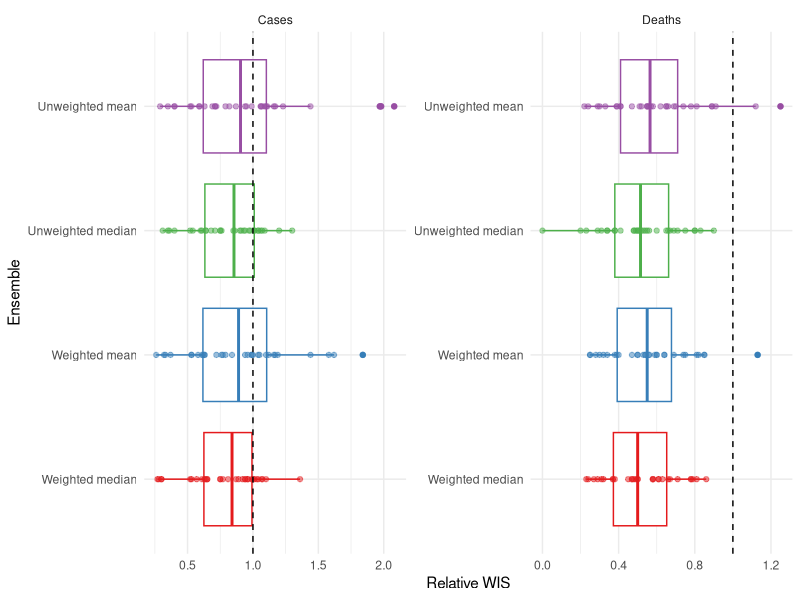
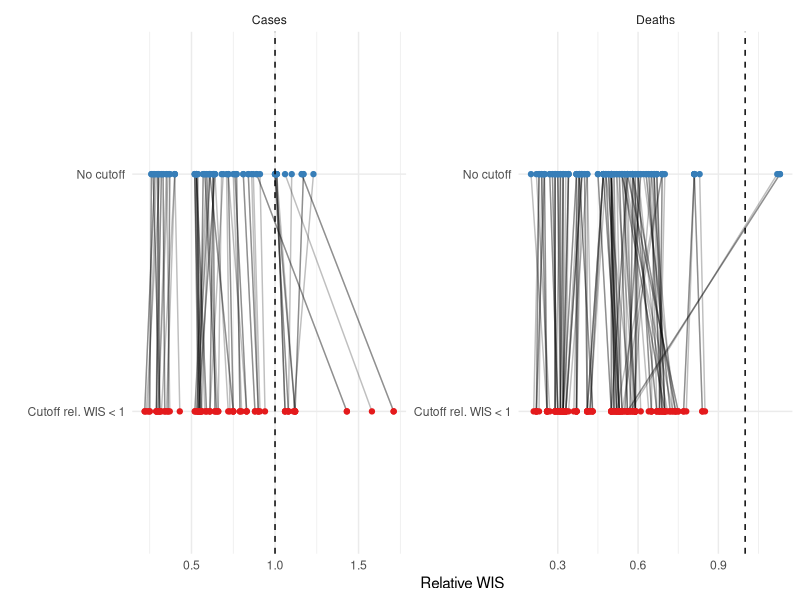
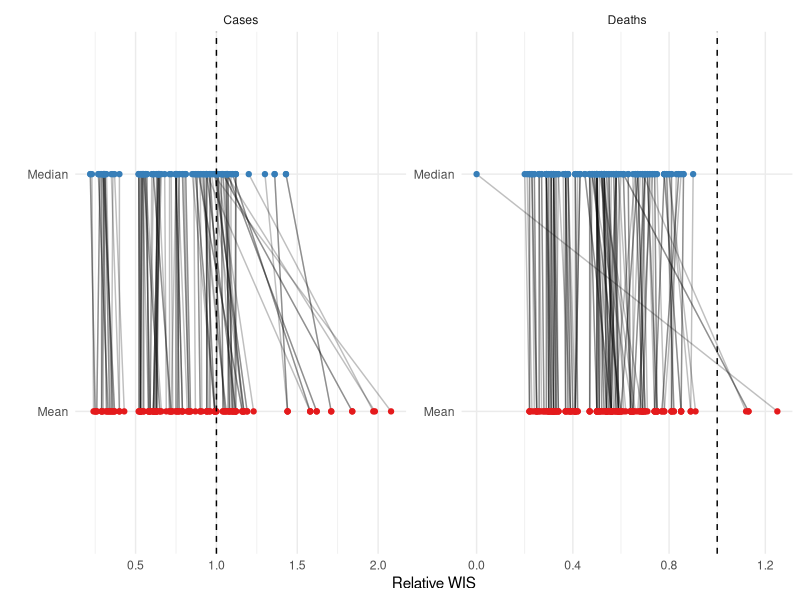
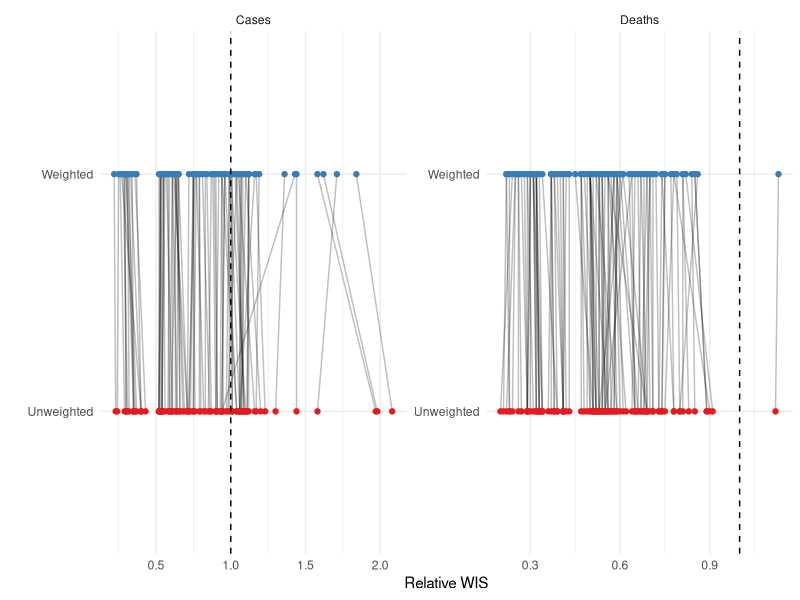
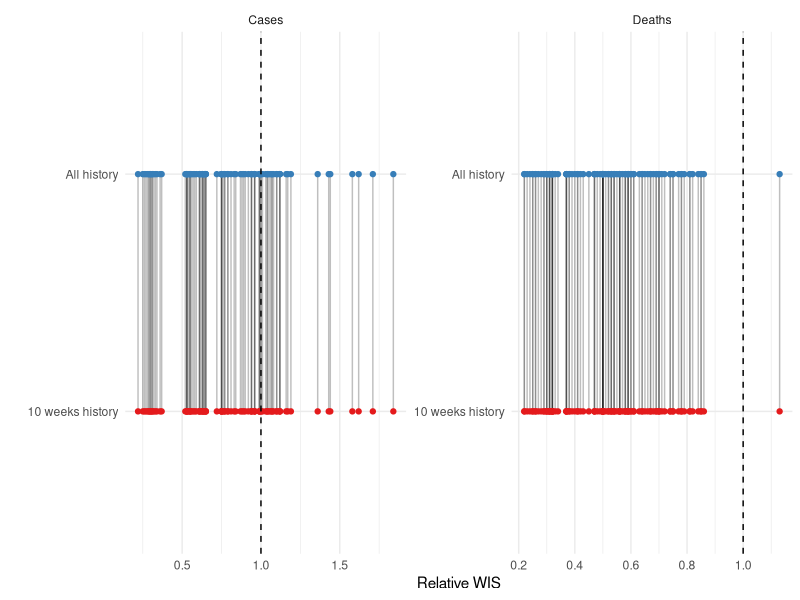
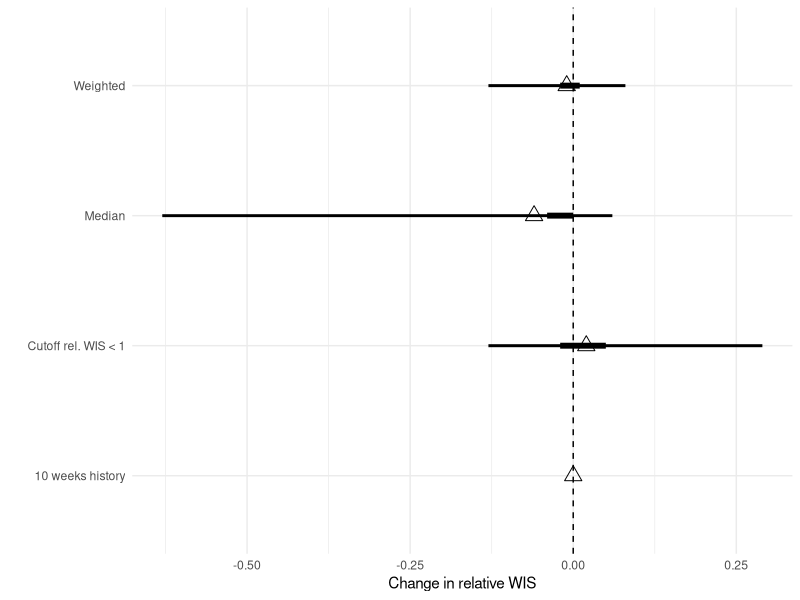

Reproduce these figures in R, in order.
## ---- chunk 1
library(readr)
library(dplyr)
library(ggplot2)
library(here)
library(kableExtra)
library(forcats)
library(tidyr)

table <- read_csv(here::here("evaluation", "weekly-summary", 
			     "evaluation-2021-10-04.csv")) %>%
  filter(grepl("^EuroCOVIDhub-", model)) %>%
  filter(!(model %in% c("EuroCOVIDhub-baseline",
			"EuroCOVIDhub-ensemble"))) %>%
  filter(is.finite(rel_wis)) %>%
  filter(weeks_included == "All") %>%
  mutate(variable = sub("inc ", "", target_variable),
         variable = stringi::stri_trans_totitle(variable),
         variable = paste0(variable, "s"))

main_ensembles <- table %>%
  filter(model %in% c("EuroCOVIDhub-mean",
                      "EuroCOVIDhub-median",
                      "EuroCOVIDhub-All_relative_skill_weighted_mean",
                      "EuroCOVIDhub-All_relative_skill_weighted_median")) %>%
  mutate(model = sub("EuroCOVIDhub-All_relative_skill_weighted_", "Weighted ", model),
         model = sub("EuroCOVIDhub-", "Unweighted ", model))
## ---- chunk 2
plot_table <- main_ensembles %>%
	filter(location != "Overall", horizon == 2,
	       target_variable != "inc hosp") %>%
	mutate(model = factor(model),
	       model = forcats::fct_rev(model))
p <- ggplot(plot_table, aes(x = model, y = rel_wis)) +
  geom_boxplot(aes(colour = model)) +
  geom_point(aes(colour = model), alpha = 0.5) +
  scale_colour_brewer(palette = "Set1") +
  geom_hline(yintercept = 1, linetype = "dashed") +
  xlab("Ensemble") +
  ylab("Relative WIS") +
  theme_minimal() +
  theme(legend.position = "none") +
  facet_wrap(~ variable, scales = "free") +
  coord_flip()
suppressWarnings(print(p))
## ---- chunk 3
main_ensembles %>%
  filter(location == "Overall") %>%
  mutate(horizon = paste(horizon, if_else(horizon == 1, "week", "weeks"))) %>%
  select(model, Target = variable, Horizon = horizon, rel_wis) %>%
  pivot_wider(names_from = "model", values_from = "rel_wis") %>%
  arrange(Target) %>%
  select(-Target) %>%
  kbl(booktabs = TRUE, caption = "Predictive performance of main ensembles, as measured by the scaled relative WIS.") %>%
  kable_styling(latex_options = "striped") %>%
  group_rows("Cases", 1, 4) %>%
  group_rows("Deaths", 5, 8)
## ---- chunk 4
split <- table %>%
  mutate(cutoff = 
	   if_else(grepl("cutoff", model), "Cutoff rel. WIS < 1", "No cutoff"),
         average = 
	   if_else(grepl("mean", model), "Mean", "Median"),
         weighted = 
	   if_else(grepl("weighted", model), "Weighted", "Unweighted"),
         history = 
	   if_else(grepl("[0-9]+", model), 
		   paste(suppressWarnings(parse_number(gsub("-", "", model))),
			 "weeks history"),
		   "All history"))
reference <- c(cutoff = "No cutoff",
               average = "Mean",
               weighted = "Unweighted",
               history = "All history")
plot_base <- split %>%
	filter(location != "Overall", horizon == 2,
	       target_variable != "inc hosp") %>%
	mutate(model = factor(model),
	       model = forcats::fct_rev(model))
tests <- c("cutoff", "average", "weighted", "history")
differences <- list()
for (test in tests) {
	plot_table <- plot_base %>%
		filter(location != "Overall") %>%
		select_at(c("variable", "horizon", "location_name",
		            setdiff(tests, test), test, "rel_wis")) %>%
		unite("matches", 2:(ncol(.)-2)) %>%
		pivot_wider(names_from = all_of(test), values_from = "rel_wis") %>%
		pivot_longer(3:ncol(.)) %>%
		group_by(variable, matches) %>%
		mutate(all_there = all(!is.na(value))) %>%
		ungroup() %>%
		filter(all_there) %>%
		select(-all_there)
 	p <- ggplot(plot_table, aes(x = name, y = value)) +
		geom_line(aes(group = matches), alpha = 0.25) +
		geom_point(aes(colour = name)) +
		scale_colour_brewer(palette = "Set1") +
		geom_hline(yintercept = 1, linetype = "dashed") +
		xlab("") +
		ylab("Relative WIS") +
		theme_minimal() +
		theme(legend.position = "none") +
		facet_wrap(~ variable, scales = "free") +
		coord_flip()
	print(p)
	ptw <- plot_table %>%
		pivot_wider()
    alternative_columns <- setdiff(colnames(ptw), c("variable", "matches", reference[[test]]))
    for (column in alternative_columns) {
      raw_differences <- ptw[[column]] - ptw[[reference[[test]]]]
      raw_differences <- raw_differences[is.finite(raw_differences)]
      differences[[column]] <- tibble(mean = round(mean(raw_differences), 2),
                                      median = round(median(raw_differences), 2),
                                      low_48 = round(quantile(raw_differences, 0.26), 2),
                                      high_48 = round(quantile(raw_differences, 0.74), 2),
                                      low_96 = round(quantile(raw_differences, 0.02), 2),
                                      high_96 = round(quantile(raw_differences, 0.98), 2))
    }
}
## ---- chunk 5
dtb <- bind_rows(differences, .id = "change")
ggplot(dtb, aes(x = change)) +
  geom_point(aes(y = mean), pch = 2, size = 4) +
  geom_linerange(aes(ymin = low_48, ymax = high_48), lwd = 2) +
  geom_linerange(aes(ymin = low_96, ymax = high_96), lwd = 1) +
  xlab("") + ylab("Change in relative WIS") +
  theme_minimal() +
  coord_flip() +
  geom_hline(yintercept = 0, linetype = "dashed")
